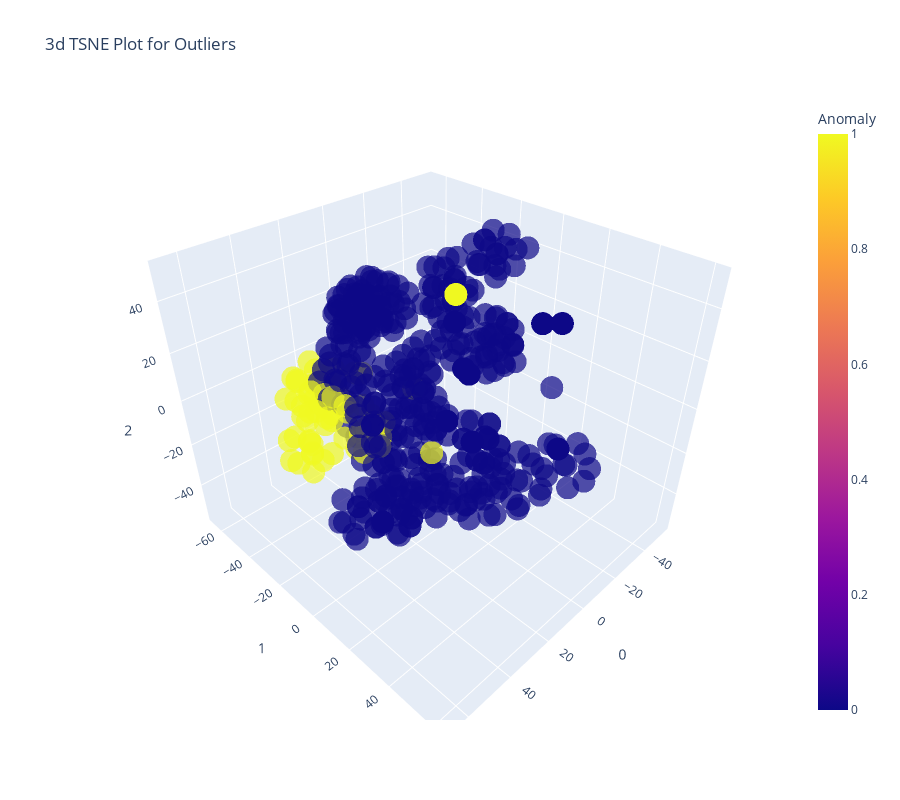

Write notebook code for a chart like this one.
### Markdown cell above
---

## Cell 8: Visualize Anomalies

### What
Visualizing detected anomalies in 2D space using dimensionality reduction.

### Why
Helps understand:
- Where anomalies lie in feature space
- If they form patterns
- Model behavior

### Technical Details
PCA or t-SNE reduces dimensions for visualization.

### Expected Output
2D plot showing normal vs anomalous flows.

### Code cell
print("=" * 60)
print("VISUALIZING ANOMALIES IN 2D")
print("=" * 60)

# PyCaret's built-in visualization
plot_model(iforest, plot='tsne')

print("\n" + "=" * 60)
print("INTERPRETING THE VISUALIZATION")
print("=" * 60)
print("\n- Blue points: Normal network traffic")
print("- Red/Yellow points: Detected anomalies")
print("- t-SNE reduces 7 dimensions to 2D")
print("\nGood detection shows:")
print("- Anomalies at edges/outside main cluster")
print("- Clear separation from normal traffic")
print("- Some clustering of similar attack types")

### Figure 1 — Plotly figure (JSON) as saved in the notebook; plotly's stock layout.template omitted (floating-point values rounded to 4 significant figures; data arrays with more than 128 entries replaced by an {"elided": "..."} marker saying what was removed)
{"data": [{"customdata": {"elided": "1000x1 float values"}, "hovertemplate": "0=%{x}<br>1=%{y}<br>2=%{z}<br>Feature=%{customdata[0]}<br>Anomaly=%{marker.color}<extra></extra>", "legendgroup": "", "marker": {"color": {"elided": "1000 int values"}, "coloraxis": "coloraxis", "opacity": 0.7, "symbol": "circle"}, "mode": "markers", "name": "", "scene": "scene", "showlegend": false, "type": "scatter3d", "x": {"elided": "1000 float values"}, "y": {"elided": "1000 float values"}, "z": {"elided": "1000 float values"}}], "layout": {"coloraxis": {"colorbar": {"title": {"text": "Anomaly"}}, "colorscale": [[0, "#0d0887"], [0.1111, "#46039f"], [0.2222, "#7201a8"], [0.3333, "#9c179e"], [0.4444, "#bd3786"], [0.5556, "#d8576b"], [0.6667, "#ed7953"], [0.7778, "#fb9f3a"], [0.8889, "#fdca26"], [1, "#f0f921"]]}, "height": 800, "legend": {"tracegroupgap": 0}, "scene": {"domain": {"x": [0, 1], "y": [0, 1]}, "xaxis": {"title": {"text": "0"}}, "yaxis": {"title": {"text": "1"}}, "zaxis": {"title": {"text": "2"}}}, "title": {"text": "3d TSNE Plot for Outliers"}, "width": 900}}
